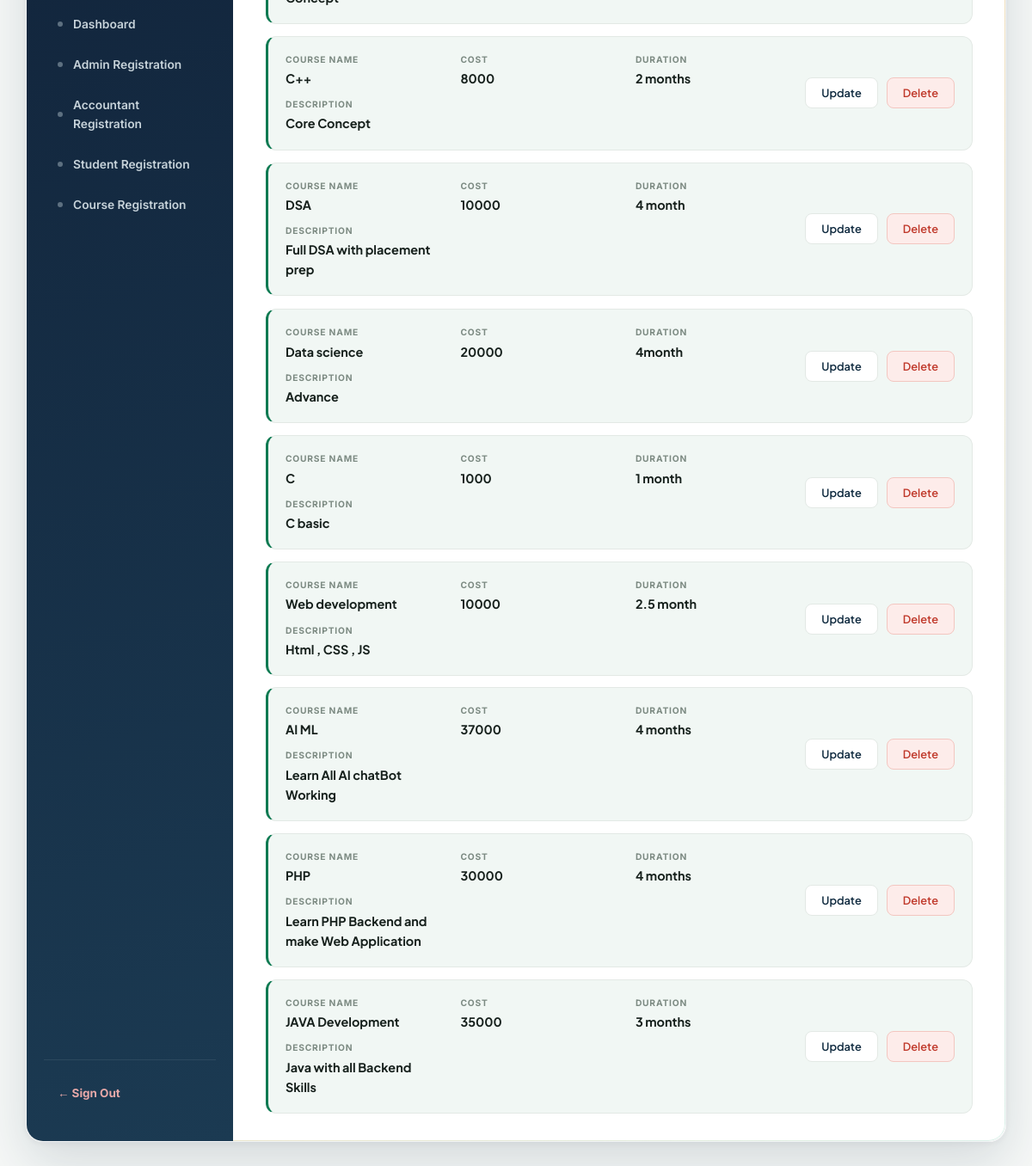
The page /show_course/ (signed in) on the database its author committed.
### App1/models.py (models this page shows, shortened)
class CourseData(models.Model):
    course_name = models.CharField(max_length=100,primary_key=True)
    cost = models.IntegerField()
    duration = models.CharField(max_length=100)
    description = models.CharField(max_length=100)

### App1/views.py (the view)
# urls.py: path('show_course/',show_course),
def show_course(request):
    if request.session.has_key('usertype'):
        usertype = request.session['usertype']
        if usertype == 'admin':
            data=CourseData.objects.all()
            return render(request,'show_course.html',{"data":data})
        else:
            return HttpResponseRedirect('../autherror/')
    else:
        return HttpResponseRedirect('../autherror/')

### App1/templates/show_course.html (shortened to what this page needs)
<!DOCTYPE html>
<html lang="en">
<head>
</head>
<body>
<div class="dashboard">
  <aside class="sidebar">
    <nav>
      <a href="../adminhome/"><span class="ic"></span>Dashboard</a>
      <a href="../adminreg/"><span class="ic"></span>Admin Registration</a>
      <a href="../accountant_reg/"><span class="ic"></span>Accountant Registration</a>
      <a href="../studentreg/"><span class="ic"></span>Student Registration</a>
      <a href="../coursereg/"><span class="ic"></span>Course Registration</a>
    </nav>
    <div class="logout-block">
      <a href="../logout/">&larr; Sign Out</a>
    </div>
  </aside>
  <main class="main">
    {% if data %}
      <div class="data-list">
        {% for d in data %}
          <div class="data-card">
            <div class="data-fields">
              <div>
                <div class="df-label">Course Name</div>
                <div class="df-value">{{ d.course_name }}</div>
              </div>
              <div>
                <div class="df-label">Cost</div>
                <div class="df-value">{{ d.cost }}</div>
              </div>
              <div>
                <div class="df-label">Duration</div>
                <div class="df-value">{{ d.duration }}</div>
              </div>
              <div>
                <div class="df-label">Description</div>
                <div class="df-value">{{ d.description }}</div>
              </div>
            </div>
            <div class="data-actions">
              <form action="../edit_course/" method="post">
                <button type="submit" class="btn-secondary">Update</button>
              </form>
              <form action="../del_course/" method="post">
                <button type="submit" class="btn-danger">Delete</button>
              </form>
            </div>
          </div>
        {% endfor %}
      </div>
    {% else %}
      <div class="empty-state">No courses added yet.</div>
    {% endif %}
  </main>
</div>
</body>
</html>

### rows shown on the page
CourseData: course_name "C++", cost "8000", duration "2 months", description "Core Concept"
CourseData: course_name "DSA", cost "10000", duration "4 month", description "Full DSA with placement prep"
CourseData: course_name "Data science", cost "20000", duration "4month", description "Advance"
CourseData: course_name "C", cost "1000", duration "1 month", description "C basic"
CourseData: course_name "Web development", cost "10000", duration "2.5 month", description "Html , CSS , JS"
CourseData: course_name "AI ML", cost "37000", duration "4 months", description "Learn All AI chatBot Working"
CourseData: course_name "PHP", cost "30000", duration "4 months", description "Learn PHP Backend and make Web Application"
CourseData: course_name "JAVA Development", cost "35000", duration "3 months", description "Java with all Backend Skills"
